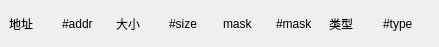
<?xml version="1.0" encoding="UTF-8"?>
<ui version="4.0">
 <class>PCIBarWidget</class>
 <widget class="QWidget" name="PCIBarWidget">
  <property name="geometry">
   <rect>
    <x>0</x>
    <y>0</y>
    <width>439</width>
    <height>47</height>
   </rect>
  </property>
  <property name="windowTitle">
   <string>Form</string>
  </property>
  <layout class="QVBoxLayout" name="verticalLayout">
   <property name="leftMargin">
    <number>0</number>
   </property>
   <property name="topMargin">
    <number>0</number>
   </property>
   <property name="rightMargin">
    <number>0</number>
   </property>
   <property name="bottomMargin">
    <number>0</number>
   </property>
   <item>
    <widget class="QFrame" name="frame">
     <property name="frameShape">
      <enum>QFrame::NoFrame</enum>
     </property>
     <property name="frameShadow">
      <enum>QFrame::Raised</enum>
     </property>
     <layout class="QHBoxLayout" name="horizontalLayout">
      <item>
       <widget class="QLabel" name="label_2">
        <property name="text">
         <string>地址</string>
        </property>
       </widget>
      </item>
      <item>
       <widget class="QLabel" name="label_addr">
        <property name="text">
         <string>#addr</string>
        </property>
       </widget>
      </item>
      <item>
       <widget class="QLabel" name="label_4">
        <property name="text">
         <string>大小</string>
        </property>
       </widget>
      </item>
      <item>
       <widget class="QLabel" name="label_size">
        <property name="text">
         <string>#size</string>
        </property>
       </widget>
      </item>
      <item>
       <widget class="QLabel" name="label_6">
        <property name="text">
         <string>mask</string>
        </property>
       </widget>
      </item>
      <item>
       <widget class="QLabel" name="label_mask">
        <property name="text">
         <string>#mask</string>
        </property>
       </widget>
      </item>
      <item>
       <widget class="QLabel" name="label_8">
        <property name="text">
         <string>类型</string>
        </property>
       </widget>
      </item>
      <item>
       <widget class="QLabel" name="label_type">
        <property name="text">
         <string>#type</string>
        </property>
       </widget>
      </item>
     </layout>
    </widget>
   </item>
  </layout>
 </widget>
 <resources/>
 <connections/>
</ui>
